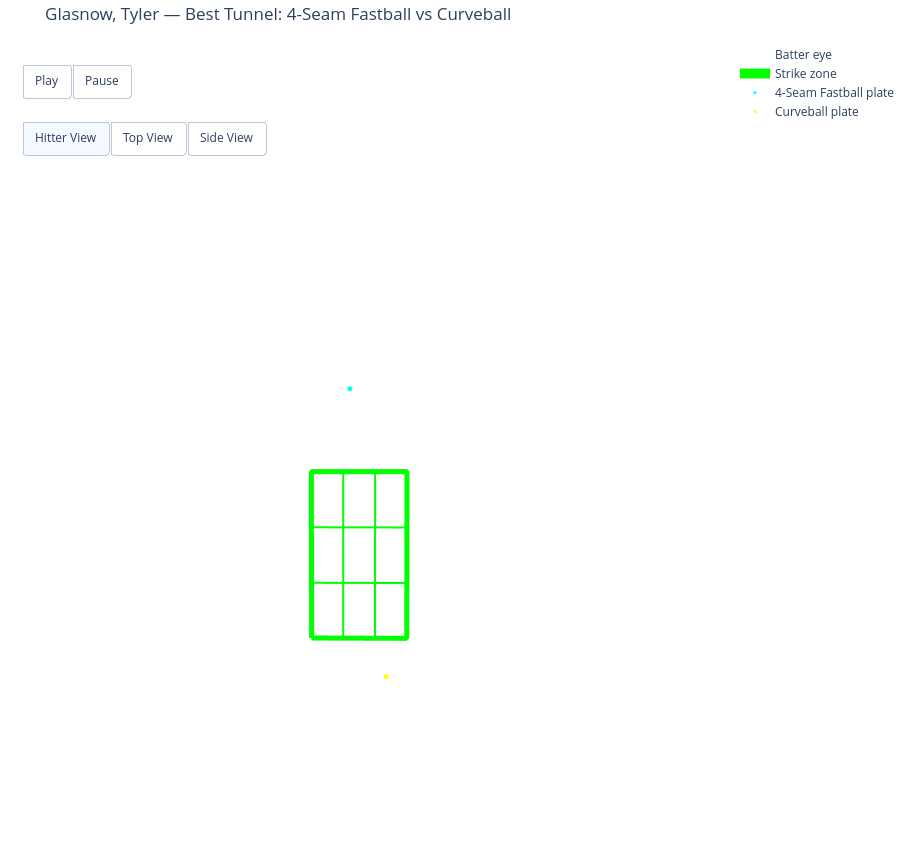

Here is the notebook cell this chart was saved with:
### Markdown cell above
# pair_mode = "best" is best tunnel for that combo, "worst" is worst, and "rank" allows you to do number by doing rank=n

### Code cell
show_tunneled_pair_animated(
    df_2023,
    pitcher_name="Glasnow, Tyler",
    pitch1="FF",
    pitch2="CU",
    pair_mode="best",
    batter_side="L",
    angle_scale=1.0,
    n_points=60,
    camera_preset="hitter"
)

### Figure 1 — Plotly figure (JSON) as saved in the notebook; plotly's stock layout.template omitted (floating-point values rounded to 4 significant figures)
{"data": [{"hoverinfo": "skip", "line": {"color": "royalblue", "width": 3}, "mode": "lines", "name": "4-Seam Fastball", "type": "scatter3d", "x": [], "y": [], "z": []}, {"hoverinfo": "skip", "line": {"color": "white", "width": 3}, "mode": "lines", "name": "4-Seam Fastball post-decision", "type": "scatter3d", "x": [], "y": [], "z": []}, {"hoverinfo": "skip", "line": {"color": "orangered", "width": 3}, "mode": "lines", "name": "Curveball", "type": "scatter3d", "x": [], "y": [], "z": []}, {"hoverinfo": "skip", "line": {"color": "yellow", "width": 3}, "mode": "lines", "name": "Curveball post-decision", "type": "scatter3d", "x": [], "y": [], "z": []}, {"hoverinfo": "skip", "marker": {"color": "royalblue", "size": 2}, "mode": "markers", "showlegend": false, "type": "scatter3d", "x": [], "y": [], "z": []}, {"hoverinfo": "skip", "marker": {"color": "orangered", "size": 2}, "mode": "markers", "showlegend": false, "type": "scatter3d", "x": [], "y": [], "z": []}, {"hoverinfo": "skip", "marker": {"color": "white", "size": 8}, "mode": "markers", "name": "Batter eye", "type": "scatter3d", "x": [2.308], "y": [0], "z": [5.667]}, {"hoverinfo": "skip", "line": {"color": "lime", "width": 10}, "mode": "lines", "name": "Strike zone", "type": "scatter3d", "x": [-0.7083, 0.7083, 0.7083, -0.7083, -0.7083], "y": [0, 0, 0, 0, 0], "z": [1.617, 1.617, 3.208, 3.208, 1.617]}, {"hoverinfo": "skip", "line": {"color": "lime", "width": 4}, "mode": "lines", "showlegend": false, "type": "scatter3d", "x": [-0.2361, -0.2361], "y": [0, 0], "z": [1.617, 3.208]}, {"hoverinfo": "skip", "line": {"color": "lime", "width": 4}, "mode": "lines", "showlegend": false, "type": "scatter3d", "x": [0.2361, 0.2361], "y": [0, 0], "z": [1.617, 3.208]}, {"hoverinfo": "skip", "line": {"color": "lime", "width": 4}, "mode": "lines", "showlegend": false, "type": "scatter3d", "x": [-0.7083, 0.7083], "y": [0, 0], "z": [2.147, 2.147]}, {"hoverinfo": "skip", "line": {"color": "lime", "width": 4}, "mode": "lines", "showlegend": false, "type": "scatter3d", "x": [-0.7083, 0.7083], "y": [0, 0], "z": [2.678, 2.678]}, {"hoverinfo": "skip", "marker": {"color": "cyan", "size": 3}, "mode": "markers", "name": "4-Seam Fastball plate", "type": "scatter3d", "x": [-0.1375], "y": [0], "z": [3.993]}, {"hoverinfo": "skip", "marker": {"color": "yellow", "size": 3}, "mode": "markers", "name": "Curveball plate", "type": "scatter3d", "x": [0.4021], "y": [0], "z": [1.248]}], "layout": {"height": 850, "margin": {"b": 0, "l": 0, "r": 0, "t": 40}, "paper_bgcolor": "rgba(0,0,0,0)", "plot_bgcolor": "rgba(0,0,0,0)", "scene": {"aspectmode": "data", "bgcolor": "rgba(0,0,0,0)", "camera": {"center": {"x": 0, "y": 0, "z": -0.08}, "eye": {"x": 0.03949, "y": -2.5, "z": 0.01982}, "projection": {"type": "perspective"}, "up": {"x": 0, "y": 0, "z": 1}}, "xaxis": {"range": [-4, 4], "showbackground": false, "showgrid": false, "showticklabels": false, "visible": false, "zeroline": false}, "yaxis": {"range": [-1, 53.46], "showbackground": false, "showgrid": false, "showticklabels": false, "visible": false, "zeroline": false}, "zaxis": {"range": [0, 7.5], "showbackground": false, "showgrid": false, "showticklabels": false, "visible": false, "zeroline": false}}, "title": {"text": "Glasnow, Tyler — Best Tunnel: 4-Seam Fastball vs Curveball"}, "uirevision": "keep", "updatemenus": [{"buttons": [{"args": [null, {"frame": {"duration": 7.789, "redraw": true}, "fromcurrent": true, "transition": {"duration": 0}}], "label": "Play", "method": "animate"}, {"args": [[null], {"frame": {"duration": 0, "redraw": false}, "mode": "immediate", "transition": {"duration": 0}}], "label": "Pause", "method": "animate"}], "direction": "right", "showactive": false, "type": "buttons", "x": 0.03, "xanchor": "left", "y": 0.97, "yanchor": "top"}, {"buttons": [{"args": [{"scene.camera.center": {"x": 0, "y": 0, "z": -0.08}, "scene.camera.eye": {"x": 0.03949, "y": -2.5, "z": 0.01982}}], "label": "Hitter View", "method": "relayout"}, {"args": [{"scene.camera.center": {"x": 0, "y": 0, "z": 0}, "scene.camera.eye": {"x": 0, "y": 0.001, "z": 3}}], "label": "Top View", "method": "relayout"}, {"args": [{"scene.camera.center": {"x": 0, "y": 0, "z": 0}, "scene.camera.eye": {"x": 3, "y": 0, "z": 0.2}}], "label": "Side View", "method": "relayout"}], "direction": "right", "showactive": true, "type": "buttons", "x": 0.03, "xanchor": "left", "y": 0.9, "yanchor": "top"}]}}
